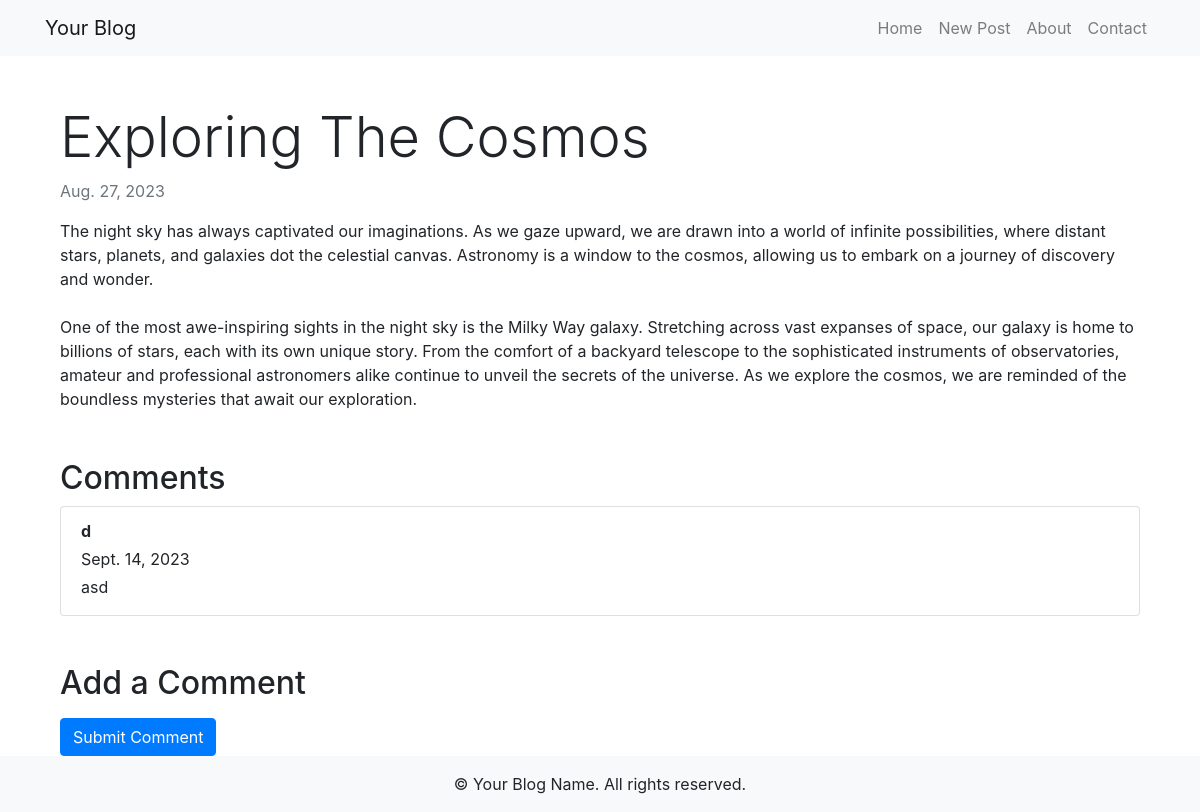
Page /2/ on the committed database.
### blog/models.py (models this page shows, shortened)
class Post(models.Model):
    title = models.CharField(max_length=200)
    text = models.TextField()
    author = models.ForeignKey(settings.AUTH_USER_MODEL, on_delete=models.CASCADE)
    created_at = models.DateTimeField(auto_now=True)
    pub_date = models.DateTimeField(auto_now_add=True)

class Comment(models.Model):
    post = models.ForeignKey(Post, on_delete=models.CASCADE, related_name='comments')
    author = models.CharField(max_length=20)
    text = models.TextField()
    created_date = models.DateTimeField(auto_now_add=True)

### blog/views.py (the view)
# urls.py: path('<int:post_id>/', views.post_detail, name='post_detail'),
def post_detail(request, post_id):
    post = get_object_or_404(Post, id=post_id)
    return render(request, 'blog/post_detail.html', {'post': post})

### blog/templates/blog/post_detail.html (shortened to what this page needs)
{% extends 'blog/base.html' %}
{% block content %}
  <div class="container mt-4">
    <article>
      <h1 class="display-4">{{ post.title }}</h1>
      <p class="text-muted">{{ post.pub_date|date }}</p>
      <p>{{ post.text|linebreaksbr }}</p>
    </article>
    <h2 class="mt-5">Comments</h2>
    <div class="list-group">
      {% for comment in post.comments.all %}
        <div class="list-group-item">
          <p class="mb-1"><strong>{{ comment.author }}</strong></p>
          <p class="mb-1">{{ comment.created_date|date }}</p>
          <p class="mb-1">{{ comment.text|linebreaksbr }}</p>
        </div>
      {% empty %}
        <p>No comments yet.</p>
      {% endfor %}
    </div>
    <h2 class="mt-5">Add a Comment</h2>
    <form method="post" action="{% url 'blog:post_comment' post.id %}" class="mt-3">
      <button type="submit" class="btn btn-primary">Submit Comment</button>
    </form>
  </div>
{% endblock %}

### rows in the picture
Post: title "Exploring The Cosmos", pub_date "Aug. 27, 2023", text "The night sky has always captivated our imaginations. As we gaze upward, we are drawn into a world of infinite possibilities, where distant stars, planets, and galaxies dot the celestial canvas. Astronomy is a window to the cosmos, allowing us to embark on a journey of discovery and wonder. One of the most awe-inspiring sights in the night sky is the Milky Way galaxy. Stretching across vast expanses of space, our galaxy is home to billions of stars, each with its own unique story. From the comfort of a backyard telescope to the sophisticated instruments of observatories, amateur and professional astronomers alike continue to unveil the secrets of the universe. As we explore the cosmos, we…"
Comment: author "d", created_date "Sept. 14, 2023", text "asd"
